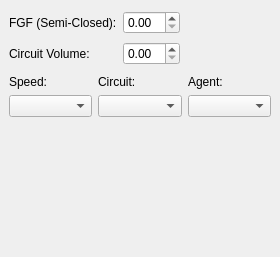
<ui version="4.0" >
 <class>GasSDefaults</class>
 <widget class="QWidget" name="GasSDefaults" >
  <property name="geometry" >
   <rect>
    <x>0</x>
    <y>0</y>
    <width>270</width>
    <height>257</height>
   </rect>
  </property>
  <property name="windowTitle" >
   <string>Form</string>
  </property>
  <layout class="QVBoxLayout" >
   <property name="margin" >
    <number>9</number>
   </property>
   <property name="spacing" >
    <number>6</number>
   </property>
   <item>
    <layout class="QHBoxLayout" >
     <property name="margin" >
      <number>0</number>
     </property>
     <property name="spacing" >
      <number>6</number>
     </property>
     <item>
      <layout class="QGridLayout" >
       <property name="margin" >
        <number>0</number>
       </property>
       <property name="spacing" >
        <number>6</number>
       </property>
       <item row="0" column="1" >
        <widget class="QDoubleSpinBox" name="dsbFGF" >
         <property name="sizePolicy" >
          <sizepolicy>
           <hsizetype>1</hsizetype>
           <vsizetype>0</vsizetype>
           <horstretch>1</horstretch>
           <verstretch>0</verstretch>
          </sizepolicy>
         </property>
        </widget>
       </item>
       <item row="0" column="0" >
        <widget class="QLabel" name="lSemiClosed" >
         <property name="text" >
          <string>FGF (Semi-Closed):</string>
         </property>
        </widget>
       </item>
       <item row="1" column="0" >
        <widget class="QLabel" name="lCircuitVolume" >
         <property name="text" >
          <string>Circuit Volume:</string>
         </property>
        </widget>
       </item>
       <item row="1" column="1" >
        <widget class="QDoubleSpinBox" name="dsbCKT" >
         <property name="sizePolicy" >
          <sizepolicy>
           <hsizetype>1</hsizetype>
           <vsizetype>0</vsizetype>
           <horstretch>0</horstretch>
           <verstretch>0</verstretch>
          </sizepolicy>
         </property>
        </widget>
       </item>
      </layout>
     </item>
     <item>
      <spacer>
       <property name="orientation" >
        <enum>Qt::Horizontal</enum>
       </property>
       <property name="sizeType" >
        <enum>QSizePolicy::Fixed</enum>
       </property>
       <property name="sizeHint" >
        <size>
         <width>91</width>
         <height>60</height>
        </size>
       </property>
      </spacer>
     </item>
    </layout>
   </item>
   <item>
    <layout class="QGridLayout" >
     <property name="margin" >
      <number>0</number>
     </property>
     <property name="spacing" >
      <number>6</number>
     </property>
     <item row="0" column="0" >
      <widget class="QLabel" name="lSpeed" >
       <property name="text" >
        <string>Speed:</string>
       </property>
      </widget>
     </item>
     <item row="1" column="0" >
      <widget class="QComboBox" name="cbSpeed" />
     </item>
     <item row="0" column="2" >
      <widget class="QLabel" name="lAgent" >
       <property name="text" >
        <string>Agent:</string>
       </property>
      </widget>
     </item>
     <item row="1" column="2" >
      <widget class="QComboBox" name="cbAgent" />
     </item>
     <item row="0" column="1" >
      <widget class="QLabel" name="lCircuit" >
       <property name="text" >
        <string>Circuit:</string>
       </property>
      </widget>
     </item>
     <item row="1" column="1" >
      <widget class="QComboBox" name="cbCircuit" />
     </item>
    </layout>
   </item>
   <item>
    <spacer>
     <property name="orientation" >
      <enum>Qt::Vertical</enum>
     </property>
     <property name="sizeHint" >
      <size>
       <width>20</width>
       <height>40</height>
      </size>
     </property>
    </spacer>
   </item>
  </layout>
 </widget>
 <resources/>
 <connections/>
</ui>
